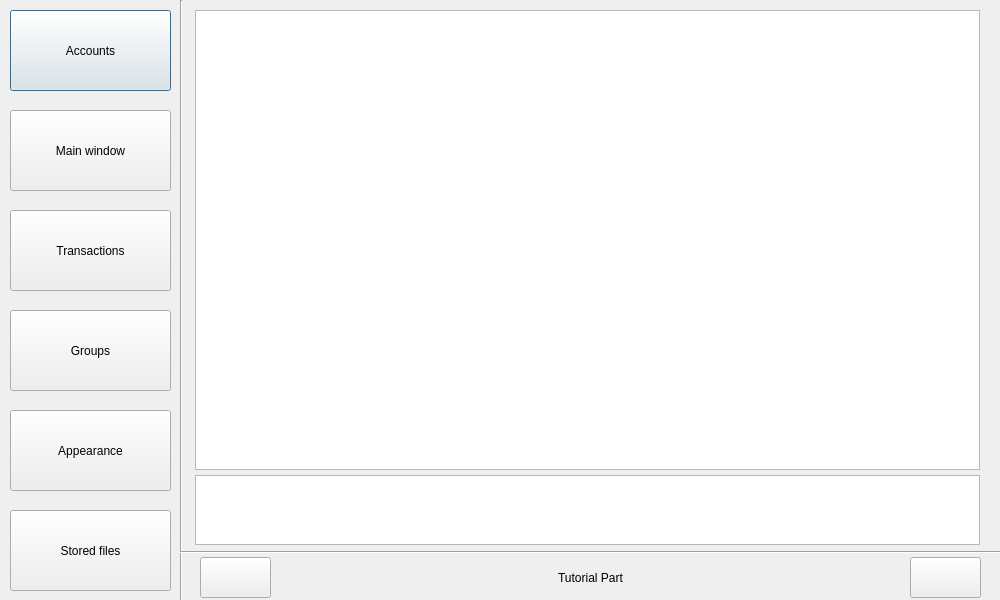
<?xml version="1.0" encoding="UTF-8"?>
<ui version="4.0">
 <class>UserGuide</class>
 <widget class="QDialog" name="UserGuide">
  <property name="geometry">
   <rect>
    <x>0</x>
    <y>0</y>
    <width>1000</width>
    <height>600</height>
   </rect>
  </property>
  <property name="windowTitle">
   <string>Dialog</string>
  </property>
  <widget class="QPushButton" name="pushButtonAccounts">
   <property name="geometry">
    <rect>
     <x>10</x>
     <y>10</y>
     <width>161</width>
     <height>81</height>
    </rect>
   </property>
   <property name="text">
    <string>Accounts</string>
   </property>
  </widget>
  <widget class="QPushButton" name="pushButtonMainWindow">
   <property name="geometry">
    <rect>
     <x>10</x>
     <y>110</y>
     <width>161</width>
     <height>81</height>
    </rect>
   </property>
   <property name="text">
    <string>Main window</string>
   </property>
  </widget>
  <widget class="QPushButton" name="pushButtonTransactions">
   <property name="geometry">
    <rect>
     <x>10</x>
     <y>210</y>
     <width>161</width>
     <height>81</height>
    </rect>
   </property>
   <property name="text">
    <string>Transactions</string>
   </property>
  </widget>
  <widget class="QPushButton" name="pushButtonGroups">
   <property name="geometry">
    <rect>
     <x>10</x>
     <y>310</y>
     <width>161</width>
     <height>81</height>
    </rect>
   </property>
   <property name="text">
    <string>Groups</string>
   </property>
  </widget>
  <widget class="QPushButton" name="pushButtonAppearance">
   <property name="geometry">
    <rect>
     <x>10</x>
     <y>410</y>
     <width>161</width>
     <height>81</height>
    </rect>
   </property>
   <property name="text">
    <string>Appearance</string>
   </property>
  </widget>
  <widget class="QPushButton" name="pushButtonStoredFiles">
   <property name="geometry">
    <rect>
     <x>10</x>
     <y>510</y>
     <width>161</width>
     <height>81</height>
    </rect>
   </property>
   <property name="text">
    <string>Stored files</string>
   </property>
  </widget>
  <widget class="Line" name="line">
   <property name="geometry">
    <rect>
     <x>180</x>
     <y>0</y>
     <width>3</width>
     <height>600</height>
    </rect>
   </property>
   <property name="orientation">
    <enum>Qt::Vertical</enum>
   </property>
  </widget>
  <widget class="Line" name="line_2">
   <property name="geometry">
    <rect>
     <x>180</x>
     <y>544</y>
     <width>821</width>
     <height>16</height>
    </rect>
   </property>
   <property name="orientation">
    <enum>Qt::Horizontal</enum>
   </property>
  </widget>
  <widget class="QPushButton" name="pushButtonPrevious">
   <property name="geometry">
    <rect>
     <x>200</x>
     <y>557</y>
     <width>71</width>
     <height>41</height>
    </rect>
   </property>
   <property name="text">
    <string/>
   </property>
  </widget>
  <widget class="QPushButton" name="pushButtonNext">
   <property name="geometry">
    <rect>
     <x>910</x>
     <y>557</y>
     <width>71</width>
     <height>41</height>
    </rect>
   </property>
   <property name="text">
    <string/>
   </property>
  </widget>
  <widget class="QLabel" name="labelTutorialPart">
   <property name="geometry">
    <rect>
     <x>280</x>
     <y>562</y>
     <width>621</width>
     <height>31</height>
    </rect>
   </property>
   <property name="text">
    <string>Tutorial Part</string>
   </property>
   <property name="alignment">
    <set>Qt::AlignCenter</set>
   </property>
  </widget>
  <widget class="QTextEdit" name="textEditExplanation">
   <property name="geometry">
    <rect>
     <x>195</x>
     <y>475</y>
     <width>785</width>
     <height>70</height>
    </rect>
   </property>
  </widget>
  <widget class="QGraphicsView" name="graphicsViewImage">
   <property name="geometry">
    <rect>
     <x>195</x>
     <y>10</y>
     <width>785</width>
     <height>460</height>
    </rect>
   </property>
  </widget>
 </widget>
 <resources/>
 <connections/>
</ui>
